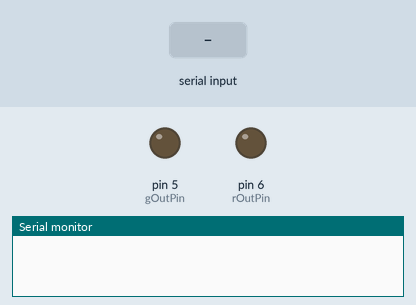
Bench run of a sketch on a simulated Arduino Leonardo, built with avr-gcc and run on an emulated ATmega32U4. Shown: output pins drawn as LEDs (lit = HIGH), the last lines printed to the serial monitor. Inputs (shaded band) come from the test bench. Random numbers use the default seed unless the sketch sets one.

Above: at 1.2 s.
1.3 s: "s" received over Serial
At 1.95 s:
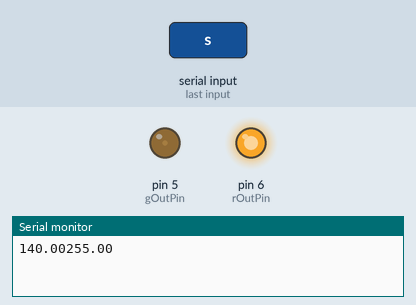
Timing chart, 0 to 1.9 s (numbered marks = the images above; inputs shaded):
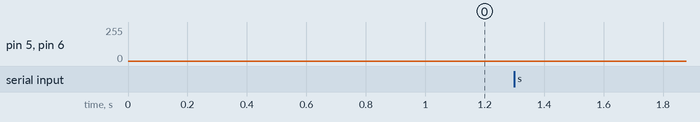

The sketch:

FlickeringLight.ino
```cpp
#include <Wire.h>
#include <stdio.h>
#include <stdlib.h>
#include <Keyboard.h>

//before starting remember to check that tools/port shows the port with the arduino hardware

// define twopi (2*pi) and the frequency
const double TWOPI=6.2831853;
const int Freq = 25;                               //FREQUENCY

// define red and green output pins (red=D6, green=D5)
const int rOutPin=6;
const int gOutPin=5;

// define all variables (amplitude of red ang green, red minimum, maximum, and start value (0-255)
// green value (0-255) red phase setting (degrees), red phase (radiants), red and green wave value,
// time.
double gAmp;
double rAmp;
int rValMax=255;
int rValMin=0;
double rVal=round(random(rValMax*.4, rValMax*.6));  //RED VAL
double rValinit = rVal;
double gVal=255;                                    //GREEN VAL
int rPhaseSetting=180;
double rPhase=rPhaseSetting/360.0*TWOPI;;
double gWave;
double rWave;
unsigned long time;

// define the input signal from matlab. q,w,e will cause a 20, 5, 1 bytes increase and r,t,y will
// cause a 20, 5, 1 bytes decrease in the red intensity.
int InputFromMatlab;

void setup() {
  // Start communication with computer (baud rate 9600, has to be the same as the receiving program/
  // serial monitor)
  Serial.begin(9600);

  // set red ang green pins as output pins
  pinMode(rOutPin, OUTPUT);
  pinMode(gOutPin, OUTPUT);

  // calculate starting red and green amplitudes (0-1).
  rAmp=(double)rVal/255.0;
  gAmp=(double)gVal/255.0;

  // find current time
  time=micros();

  // calculate current output value based on current time (as the loop repeats, the values will follow
  // a sinewave). rPhase allows red to peak when green is lowest and viceversa. the "/2+.5" part is
  // necessary to put the [-1 1]-ranged sinewave into range [0 1].
  rWave=(sin(TWOPI*(float)Freq*(float)time/1000000+rPhase)/2.0+0.5)*rAmp;
  gWave=(sin(TWOPI*(float)Freq*(float)time/1000000)/2.0+0.5)*gAmp;

}

void loop() {
  // Send values to arduino hardware. LEONARDO (or Leo if you prefer) requires 0-255 input, where
  // 0 is the maximum intensity and 255 is the minimum. This inversion here allows us to work with
  // 255 as max and 0 as min in all the rest of the code.
  analogWrite(rOutPin,255-(rWave*255));
  analogWrite(gOutPin, 255-(gWave*255));

  // find new amplitudes
  rAmp=(double)rVal/255;
  gAmp=(double)gVal/255;

  // find new time to move along the sinewave
  time=micros();

  // find output values at this time. See above for explanation
  rWave=(sin(TWOPI*(float)Freq*(float)time/1000000+rPhase)/2.0+0.5)*rAmp;
  gWave=(sin(TWOPI*(float)Freq*(float)time/1000000)/2.0+0.5)*gAmp;


  // HERE STARTS THE PART OF CODE WHERE THE INPUT FROM MATLAB CHANGES THE INTENSITY OF THE RED LED
  if (Serial.available()){
  InputFromMatlab=Serial.read();
  if (InputFromMatlab=='q'){
    rVal=rVal+20;
    if (rVal>rValMax){
      rVal=rValMax;
    }
  }
  if (InputFromMatlab=='w'){
    rVal=rVal+5;
    if (rVal>rValMax){
      rVal=rValMax;
    }
  }
  if (InputFromMatlab=='e'){
    rVal=rVal+1;
    if (rVal>rValMax){
      rVal=rValMax;
    }
  }
  if (InputFromMatlab=='r'){
    rVal=rVal-20;
    if(rVal<rValMin){
      rVal=rValMin;
    }
  }
  if (InputFromMatlab=='t'){
    rVal=rVal-5;
    if(rVal<rValMin){
      rVal=rValMin;
    }
  }
  if (InputFromMatlab=='y'){
    rVal=rVal-1;
    if(rVal<rValMin){
      rVal=rValMin;
    }
  }
  if (InputFromMatlab=='f'){
    // Send initial and final red intensity to MATLAB
    Serial.print(rValinit);
    Serial.print(rVal);

  }
  if (InputFromMatlab=='s'){
    // set random initial red intensity (between .4 and .6 quantiles) for new trial. And save
    // new initial settings
    rVal=round(random(rValMax*.4, rValMax*.6));
    rValinit=rVal;
    Serial.print(rVal);
    Serial.print(gVal);
  }
  InputFromMatlab=0;
}
}
```
